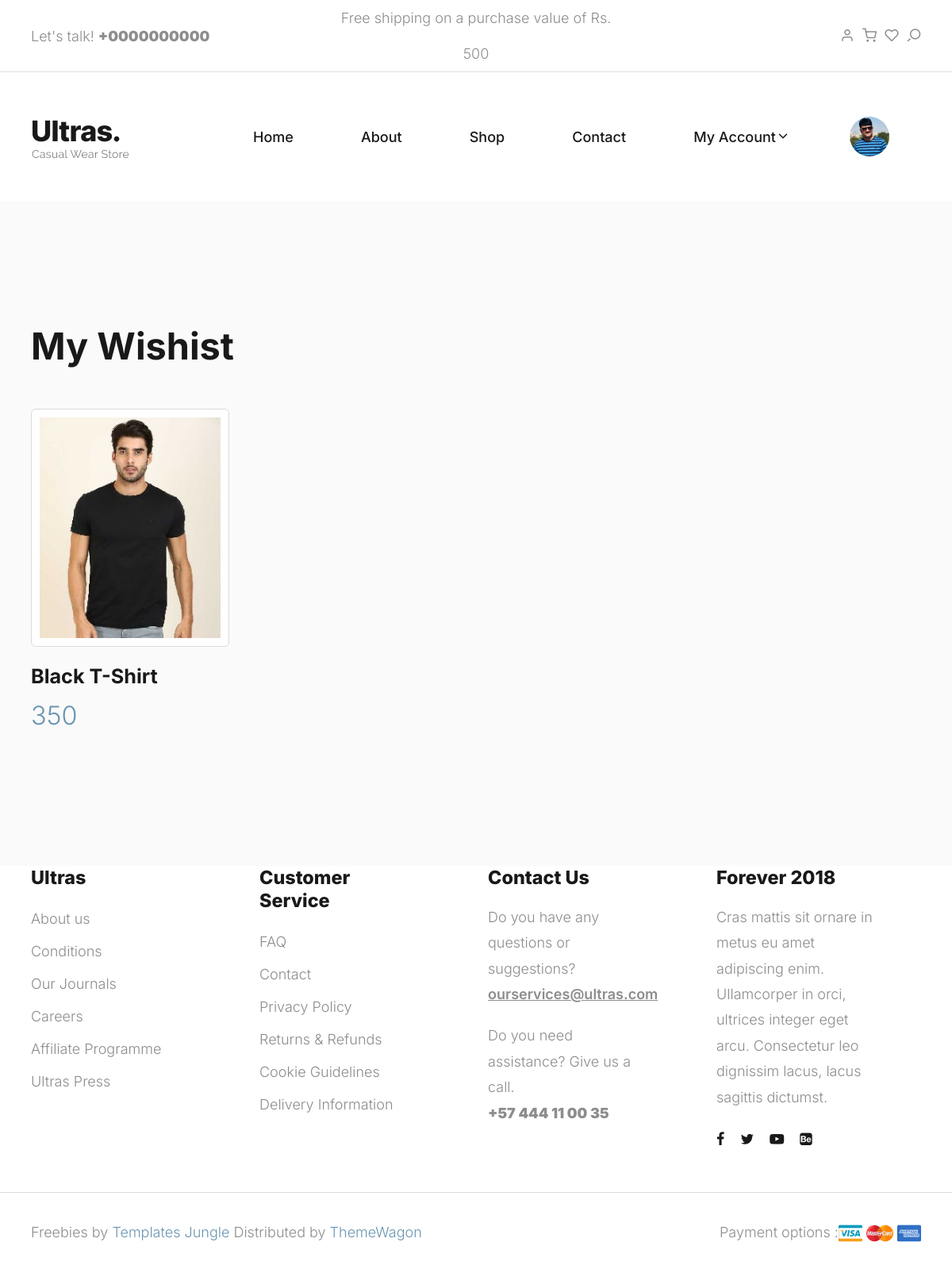
Screenshot of /mywishlist/ (signed in) with the database file from the repository.
### myapp/models.py (models this page shows, shortened)
class Wishlist(models.Model):
	user=models.ForeignKey(User,on_delete=models.CASCADE)
	product=models.ForeignKey(Product,on_delete=models.CASCADE)
	date=models.DateTimeField(default=timezone.now)

class Product(models.Model):
	category=(
		("Men","Men"),
		("Women","Women"),
		("Kids","Kids"),
	)
	size=(
		("S","S"),
		("M","M"),
		("L","L"),
		("XL","XL"),
		("XLL","XLL"),
	)
	color=(
		("Red","Red"),
		("White","White"),
		("Yellow","Yellow"),
		("Black","Black"),
	)
	seller=models.ForeignKey(User,on_delete=models.CASCADE)
	product_category=models.CharField(max_length=100,choices=category)
	product_name=models.CharField(max_length=100)
	product_desc=models.TextField()
	product_price=models.PositiveIntegerField()
	product_picture=models.ImageField(upload_to="product_picture/")
	product_size=models.CharField(max_length=100,choices=size)
	product_color=models.CharField(max_length=100,choices=color)

### myapp/views.py (the view)
# urls.py: path('mywishlist/',views.mywishlist,name='mywishlist'),
def mywishlist(request):
	user=User.objects.get(email=request.session['email'])
	wishlists=Wishlist.objects.filter(user=user)
	request.session['wishlist_count']=len(wishlists)
	return render(request,'mywishlist.html',{'wishlists':wishlists})

### myapp/templates/mywishlist.html (shortened to what this page needs)
{% extends 'header.html' %}
{% load static %}
{% block content %}
<!DOCTYPE html>
<html lang="en">
  <head>
  </head>
  <body>
    <section id="selling-products" class="product-store bg-light-grey padding-large">
      <div class="container">
        <div class="section-header">
          {% if wishlists %}
            <h2 class="section-title">My Wishist</h2>
          {% else %}
            <h2 class="section-title">No Products In Wishist</h2>
          {% endif %}
        </div>
        <div class="tab-content">
          <div id="all" data-tab-content class="active">
            <div class="row d-flex flex-wrap">
              {% for i in wishlists %}
              <div class="product-item col-lg-3 col-md-6 col-sm-6">
                <div class="image-holder">
                  <img src="{{i.product.product_picture.url}}" style="width:250px;height: 300px;" alt="Books" class="product-image">
                </div>
                <div class="product-detail">
                  <h3 class="product-title">
                    <a href="single-product.html">{{i.product.product_name}}</a>
                  </h3>
                  <div class="item-price text-primary">{{i.product.product_price}}</div>
                </div>
              </div>
              {% endfor %}
            </div>
          </div>
        </div>
      </div>
    </section>
  </body>
</html>
{% endblock %}

### myapp/static/style.css (style rules this page uses)
:root { --header-height : 160px; --header-height-min : 80px; }
:root { --accent-color : #8d8d8d; --dark-color : #191919; --light-color : #fff; --grey-color : #dbdbdb; --light-grey-color : #fafafa; --primary-color : #6995B1; --light-primary-color : #eef1f3; }
:root { --body-font : "Inter", sans-serif; --heading-font : "Inter", sans-serif; }
*, *::before, *::after { -webkit-box-sizing: border-box; -moz-box-sizing: border-box; box-sizing: border-box; }
html { box-sizing: border-box; }
body { font-family: var(--body-font); font-size: 18px; font-weight: 300; line-height: 2; color: var(--accent-color); margin: 0; }
a { color: var(--dark-color); text-decoration: none; transition: 0.3s color ease-out; }
img { display: inline-block; border: 0; max-width: 100%; height: auto; vertical-align: middle; }
h1, .h1, h2, .h2, h3, .h3, h4, .h4, h5, .h5, h6, .h6 { font-family: var(--heading-font); color: var(--dark-color); line-height: 1.2; }
h1, h2, h3 { margin: 25px 0; text-transform: capitalize; }
h2, .h2 { font-size: 2em; line-height: 1.4; }
h3, .h3 { font-size: 1.4em; line-height: 1.4; }
h1 a, h2 a, h3 a, h4 a, h5 a, h6 a { font-weight: inherit; color: inherit; text-decoration: none; }
::placeholder { color: var(--grey-color); }
.container::after, .row::after, .clearfix::after { display: block; clear: both; content: ""; }
.text-primary { color: var(--primary-color) !important; }
.d-flex { display: -ms-flexbox !important; display: flex !important; }
.flex-wrap { -ms-flex-wrap: wrap !important; flex-wrap: wrap !important; }
.section-header { width: 100%; padding-bottom: 20px; }
.section-title { font-size: 2.6em; font-weight: 700; }
.padding-large { padding-top: 7em; padding-bottom: 7em; }
.bg-light-grey { background-color: var(--light-grey-color) !important; }
.product-store .product-item { position: relative; margin-bottom: 30px; }
.product-item img.product-image { background: var(--light-color); border: 1px solid var(--grey-color); border-radius: 6px; padding: 10px; cursor: pointer; margin-bottom: 20px; width: 100%; }
.product-item h3.product-title { font-size: 1.4em; margin: 0; }
.product-item .item-price { font-size: 1.8em; }
.tab-content { position: relative; }
[data-tab-content] { opacity: 0; visibility: hidden; display: grid; transition: cubic-bezier(0.22, 0.78, 0.71, 1.01); transition-duration: 0.8s; }
.active[data-tab-content] { opacity: 1; visibility: visible; height: auto; }

### rows the page displays
Wishlist: product.product_picture (picture), product.product_name "Black T-Shirt", product.product_price "350"
